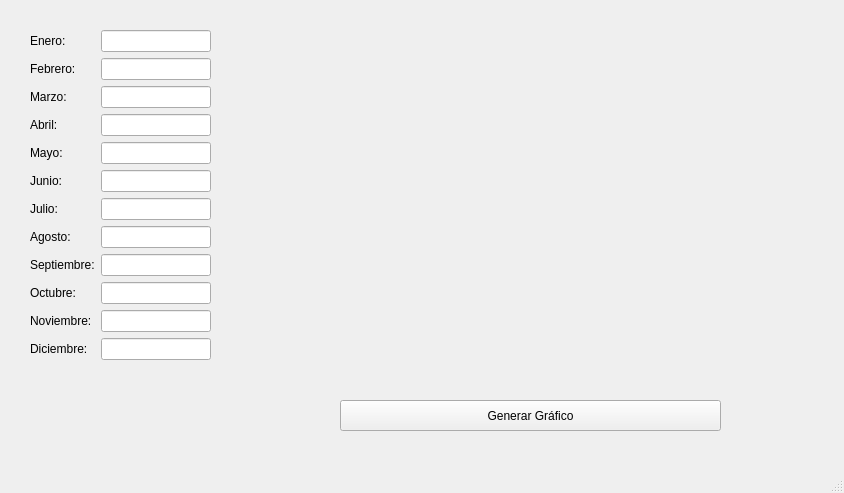
<?xml version="1.0" encoding="UTF-8"?>
<ui version="4.0">
 <class>MainWindow</class>
 <widget class="QMainWindow" name="MainWindow">
  <property name="geometry">
   <rect>
    <x>0</x>
    <y>0</y>
    <width>844</width>
    <height>493</height>
   </rect>
  </property>
  <property name="windowTitle">
   <string>Valores mensuales</string>
  </property>
  <widget class="QWidget" name="centralwidget">
   <widget class="QWidget" name="formLayoutWidget">
    <property name="geometry">
     <rect>
      <x>30</x>
      <y>30</y>
      <width>181</width>
      <height>343</height>
     </rect>
    </property>
    <layout class="QFormLayout" name="formLayout">
     <item row="0" column="0">
      <widget class="QLabel" name="label">
       <property name="text">
        <string>Enero:</string>
       </property>
      </widget>
     </item>
     <item row="0" column="1">
      <widget class="QLineEdit" name="enero_txt"/>
     </item>
     <item row="1" column="0">
      <widget class="QLabel" name="label_2">
       <property name="text">
        <string>Febrero:</string>
       </property>
      </widget>
     </item>
     <item row="1" column="1">
      <widget class="QLineEdit" name="febrero_txt"/>
     </item>
     <item row="2" column="0">
      <widget class="QLabel" name="label_3">
       <property name="text">
        <string>Marzo:</string>
       </property>
      </widget>
     </item>
     <item row="2" column="1">
      <widget class="QLineEdit" name="marzo_txt"/>
     </item>
     <item row="3" column="0">
      <widget class="QLabel" name="label_4">
       <property name="text">
        <string>Abril:</string>
       </property>
      </widget>
     </item>
     <item row="3" column="1">
      <widget class="QLineEdit" name="abril_txt"/>
     </item>
     <item row="4" column="0">
      <widget class="QLabel" name="label_5">
       <property name="text">
        <string>Mayo:</string>
       </property>
      </widget>
     </item>
     <item row="4" column="1">
      <widget class="QLineEdit" name="mayo_txt"/>
     </item>
     <item row="5" column="0">
      <widget class="QLabel" name="label_6">
       <property name="text">
        <string>Junio:</string>
       </property>
      </widget>
     </item>
     <item row="5" column="1">
      <widget class="QLineEdit" name="junio_txt"/>
     </item>
     <item row="6" column="0">
      <widget class="QLabel" name="label_7">
       <property name="text">
        <string>Julio:</string>
       </property>
      </widget>
     </item>
     <item row="6" column="1">
      <widget class="QLineEdit" name="julio_txt"/>
     </item>
     <item row="7" column="0">
      <widget class="QLabel" name="label_8">
       <property name="text">
        <string>Agosto:</string>
       </property>
      </widget>
     </item>
     <item row="7" column="1">
      <widget class="QLineEdit" name="agosto_txt"/>
     </item>
     <item row="8" column="0">
      <widget class="QLabel" name="label_9">
       <property name="text">
        <string>Septiembre:</string>
       </property>
      </widget>
     </item>
     <item row="8" column="1">
      <widget class="QLineEdit" name="septiembre_txt"/>
     </item>
     <item row="9" column="0">
      <widget class="QLabel" name="label_10">
       <property name="text">
        <string>Octubre:</string>
       </property>
      </widget>
     </item>
     <item row="9" column="1">
      <widget class="QLineEdit" name="octubre_txt"/>
     </item>
     <item row="10" column="0">
      <widget class="QLabel" name="label_11">
       <property name="text">
        <string>Noviembre:</string>
       </property>
      </widget>
     </item>
     <item row="10" column="1">
      <widget class="QLineEdit" name="noviembre_txt"/>
     </item>
     <item row="11" column="0">
      <widget class="QLabel" name="label_12">
       <property name="text">
        <string>Diciembre:</string>
       </property>
      </widget>
     </item>
     <item row="11" column="1">
      <widget class="QLineEdit" name="diciembre_txt"/>
     </item>
    </layout>
   </widget>
   <widget class="QPushButton" name="generar_grafico_btn">
    <property name="geometry">
     <rect>
      <x>340</x>
      <y>400</y>
      <width>381</width>
      <height>31</height>
     </rect>
    </property>
    <property name="text">
     <string>Generar Gráfico</string>
    </property>
   </widget>
   <widget class="Grafico_Barra" name="widget" native="true">
    <property name="geometry">
     <rect>
      <x>260</x>
      <y>30</y>
      <width>551</width>
      <height>341</height>
     </rect>
    </property>
   </widget>
  </widget>
  <widget class="QMenuBar" name="menubar">
   <property name="geometry">
    <rect>
     <x>0</x>
     <y>0</y>
     <width>844</width>
     <height>26</height>
    </rect>
   </property>
  </widget>
  <widget class="QStatusBar" name="statusbar"/>
 </widget>
 <customwidgets>
  <customwidget>
   <class>Grafico_Barra</class>
   <extends>QWidget</extends>
   <header>graficobarra.h</header>
   <container>1</container>
  </customwidget>
 </customwidgets>
 <resources/>
 <connections/>
</ui>
